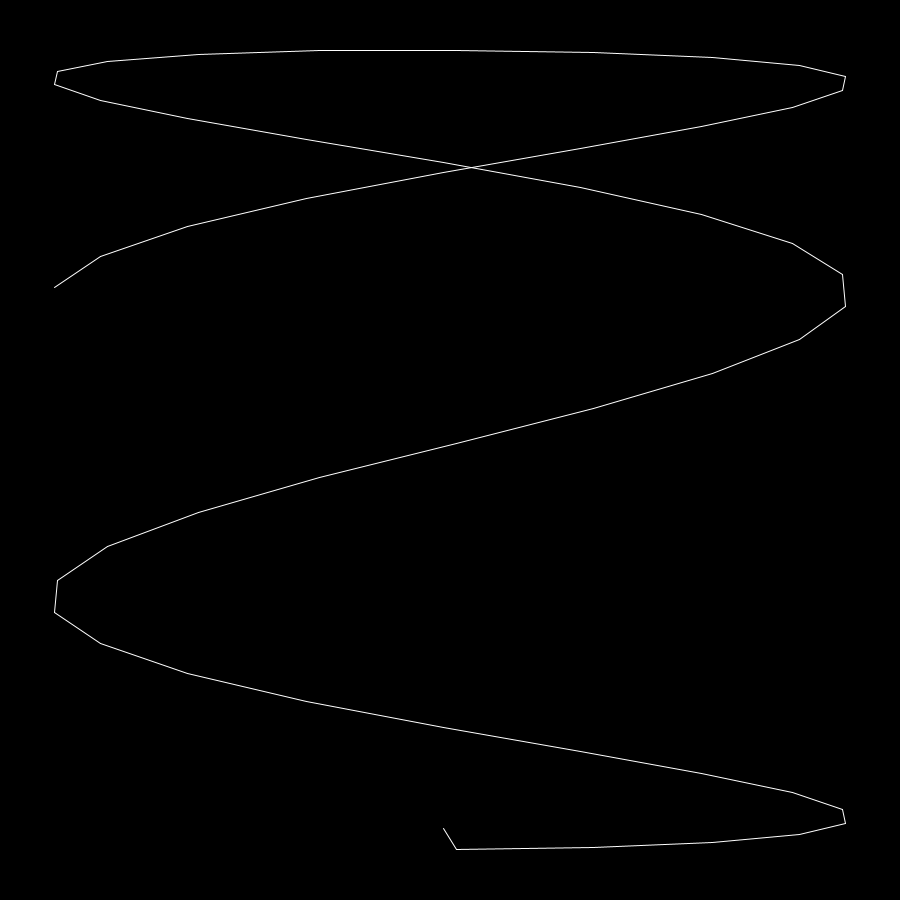
Frame 1 (no input)
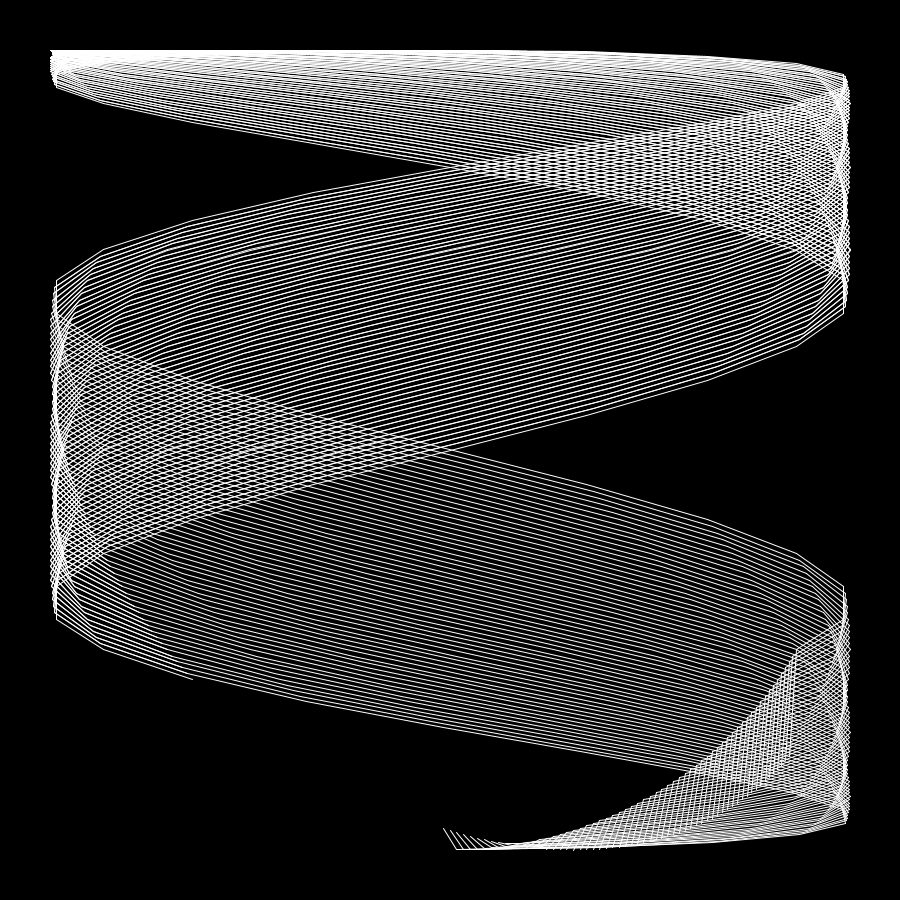
Frame 60 (the mouse pressed at the canvas centre just before this capture)
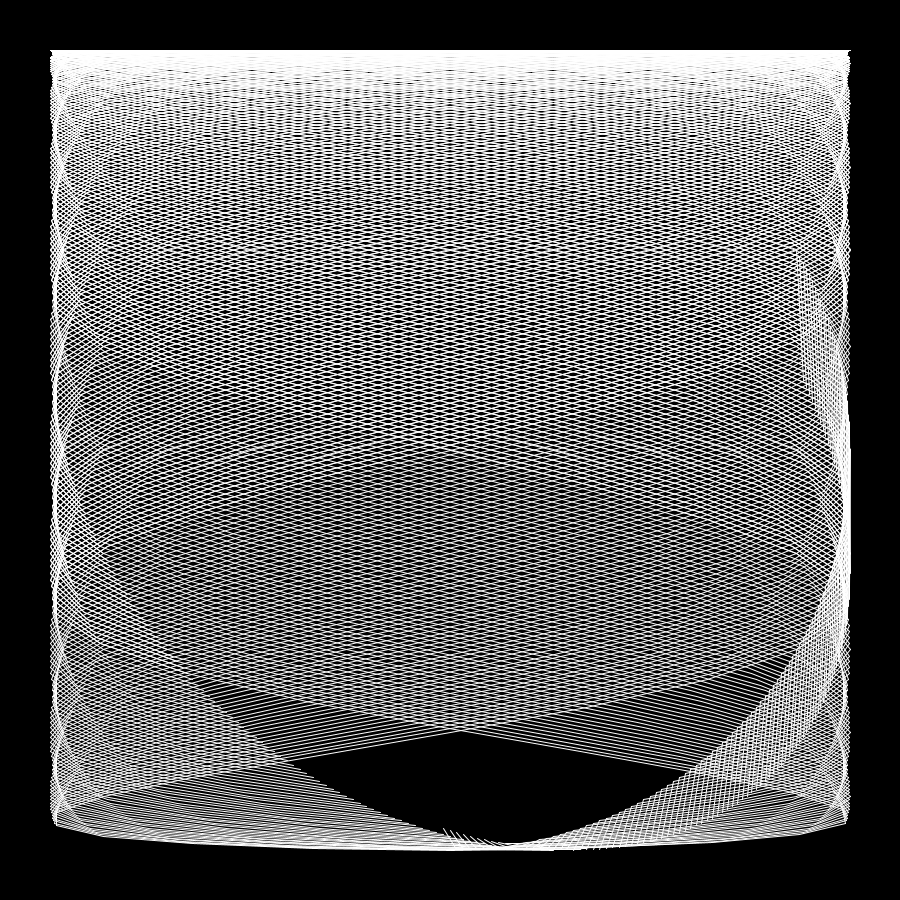
Frame 120 (the mouse held since frame 60 and released just before this capture)

The Processing sketch that drew these frames (run headless with seeded random() and noise(); from frame 60 on, the mouse is pressed at the canvas centre):

// Processing sketch: sketch_200829b
// ── sketch_200829b.pde
// template from: https://timrodenbroeker.de/courses/bauhaus-coding-workshop/wave-figures/

void setup(){
 size(900,900); 
 background(0);

}
 // The amount of elements
  float amount = 50;
  
  // The size of the figure
  float magnitude = 400;
void draw(){
  //background(0);
  translate(width/2,height/2);
  fill(255,150);
  noStroke();
  float oldWave1 = f1(-1,2);
  float oldWave2 = f2(-1,20);
  for(int i = 0; i < amount; i++){
    
    // wave1 alters the x-axis
    float wave1 = f1(i,20);
    
    // wave2 alters the y-axis
    float wave2 = f2(i,5);

    stroke(255);

    line(oldWave1,oldWave2,wave1,wave2);
    oldWave1=wave1;
    oldWave2=wave2;
    
    
  }

}


float f1(float i, float j){
  return sin(radians(frameCount + i * j)) * magnitude;
}

float f2(float i, float j) {
  return cos(radians(frameCount + i * j)) * magnitude;
}
